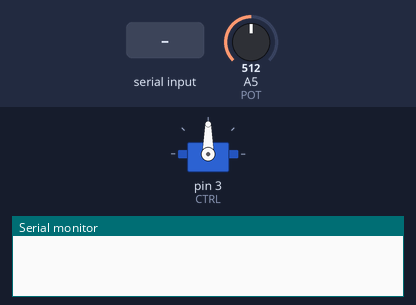
This sketch was run on a simulated Arduino Uno, built with avr-gcc and run on an emulated ATmega328P. On the bench: servo, the last lines printed to the serial monitor. The inputs (shaded band) are chosen by the test bench; at power-on: A5 (POT) = 512.

Above: at 1.2 s.
1.3 s: A5 (POT) set to 716
At 3.5 s:
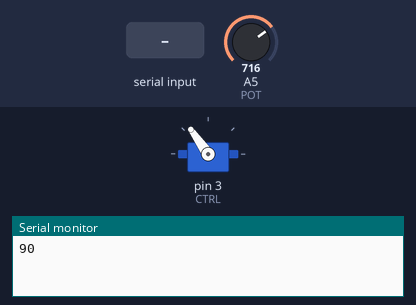
4.5 s: "esquerda\n" received over Serial
At 7.0 s:
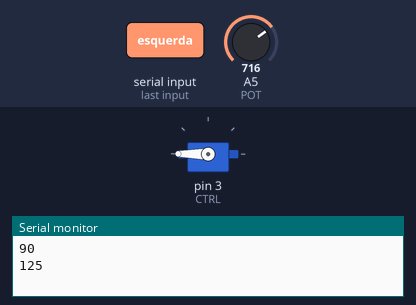
10.5 s: "Ddereita\n" received over Serial
At 12.8 s:
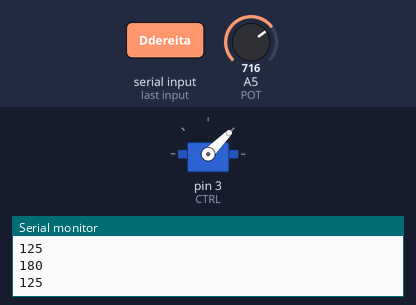
16.5 s: A5 (POT) set to 900
At 18.6 s:
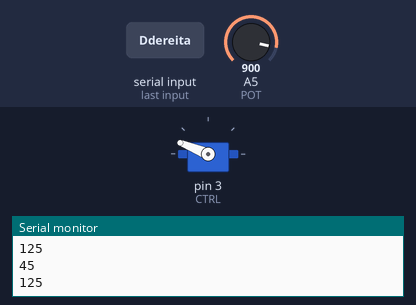
19.5 s: "dereita\n" received over Serial
At 22.1 s:
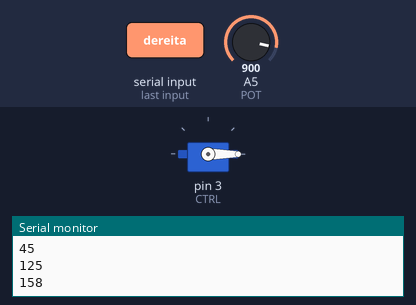
25.5 s: "30,150\n" received over Serial
At 27.9 s:
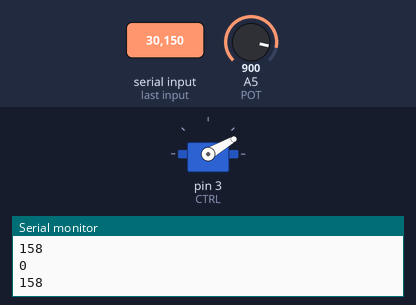
Timing chart, 0 to 31.5 s (numbered marks = the images above; inputs shaded):
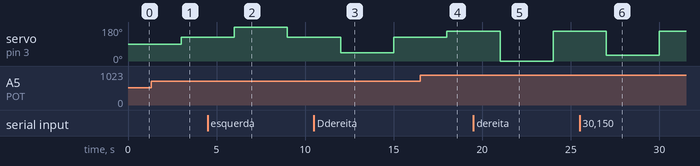

The sketch:

servo_con_potenciometro.ino
```cpp
/*                                        Práctica 25

           Posicionamento dun servo empregando comunicación serie ou potenciometro.

  Nesta practica volvemos a empregar a libreria <Servo.h> do ide de Arduino, reutilizando a practica 24 engadiremos "orde = Serial.readStringUntil('\n');"
  para podermonos comunicar co programa a traves do monitor serie co que lle daremos unha orde e servo se movera como lle digamos. O servo
  moverase como lle digamos no monitor e durante o tempo que lle teñamos asignado o delay permanecera nesa posicion, unha vez lido o delay,volvera a posicion
  do potenciometro.
   Utilizaremos a entrada Analoxica A5 para comunicacion entre o potenciometro e o arduino
      Usaremos o pin 3 (PWM~) como entrada para o control do servo, a saida do arduino (coa que simularemos unha saida Analoxica)
      O servo debe ser alimentado a traves dunha bateria externa, neste caso optei polo uso dunha placa fotovoltaica, importante para que
      a montaxe funcione debemos conectar o negativo da bateria ao GND de Arduino para que todos os negativos esten conectados nun punto comun,
      debemos facer isto sempre que non alimentemos directamente dende o Arduino, que sera na maioria dos casos.

       Empregaremos as seguintes ordes pola comunicación serie son:
           (a) 'esquerda', (b) 'diagonal esquerda' = Desquerda, (c) 'centro', (d) 'diagonal dereita' = Ddereita, (e) 'dereita'
           (f) un número enteiro entre 0 e 180.

      Autor: Juan Carlos Maneiro
      Data:  Marzo 2023

                                        ************ */

#include <Servo.h> //incluimos a librerias Servo.h xa incluida no IDE de Arduino

//Pin de control do servo
#define CTRL 3 // Definimos o control para a Saida 3 do Arduino

//Pin de lectura do potenciometro
#define POT A5 // Definimos o potenciometro en entrada Analoxica A5

     //Parece que non da problemas escribir despois da almofada ainda que non cambia de cor

//Declaramos o obxecto motor
//da clase Servo
Servo motor;
int angulo = 10;
int veloc = 3000; // Tempo que tarda en facer o loop e redirixir o servo a nova posicion

String orde = "";

void setup() {
  motor.attach(CTRL); // definicion do ide para o control de servos segundo a biblioteca "obxecto".attach(pin)
  Serial.begin(9600); // activamos o monitor serie para poder comunicarnos e saber a posicion do servo en cada momento
}

void loop(){

if(Serial.available()){
  orde = Serial.readStringUntil('\n');                     // a \/ para un lado ou para o outro fai que as ordes de movemento do servo vaian
  if(orde.equals("esquerda")){angulo = 180; }              // polo lado do movemento que ten ou polo lado contrario, por eso se lle decimos
  else if(orde.equals("Desquerda")){angulo = 135;}         // que "centro" vai para un extremo, porque tenta ir ao centro
  else if(orde.equals("centro")){angulo = 90;}             // do lado contrario e o servo so se move en 180º
  else if(orde.equals("Ddereita")){angulo = 45;}
  else if(orde.equals("dereita")){angulo = 0;}
  else{
  int temp = orde.toInt();                      //cambio temp por tmp en 4 sitios_ sen cambios... xa descubrin porque non o facia, temp esta definido aqui
    if(temp >= 0 && temp <= 180) angulo = temp; // o modificalo en todos os sitios no afecta o resultado, si afecta si o movo nun so sitio
                                                // cando necesitamos definir unha variable dun so uso podemos facelo en calquera sitio
                                                // ainda que por norma mellor sempre as definicions sempre o inicio para mais claridade
                                                // na lectura do codigo
    else angulo = 0;

  }
}
  else{
    // Lectura do potenciometro
    angulo = analogRead(POT);
    angulo = map(angulo, 0, 1023, 0, 180);// mapeamos o valor do angulo xa que o servo esta entre 0 e 180 e a placa arduino
                                         // danos valores entre 0 e 1023

}
  //Actualiza servo
  motor.write(angulo);
  delay(veloc); // usamos sempre variables definidas anteriormente asi en caso de modificacion non temos que vir o loop
  Serial.println(angulo);
  //delay(lectura);

}
```

Measured:
- after the input at 1.3 s, servo on pin 3 (CTRL): 90° → 125° after 1.7 s
- after the input at 4.5 s, servo on pin 3 (CTRL): 125° → 180° after 1.5 s, → 125° 3.0 s later
- after the input at 10.5 s, servo on pin 3 (CTRL): 125° → 45° after 1.5 s, → 125° 3.0 s later
- after the input at 16.5 s, servo on pin 3 (CTRL): 125° → 158° after 1.5 s
- after the input at 19.5 s, servo on pin 3 (CTRL): 158° → 0° after 1.5 s, → 158° 3.0 s later
- after the input at 25.5 s, servo on pin 3 (CTRL): 158° → 30° after 1.5 s, → 158° 3.0 s later
